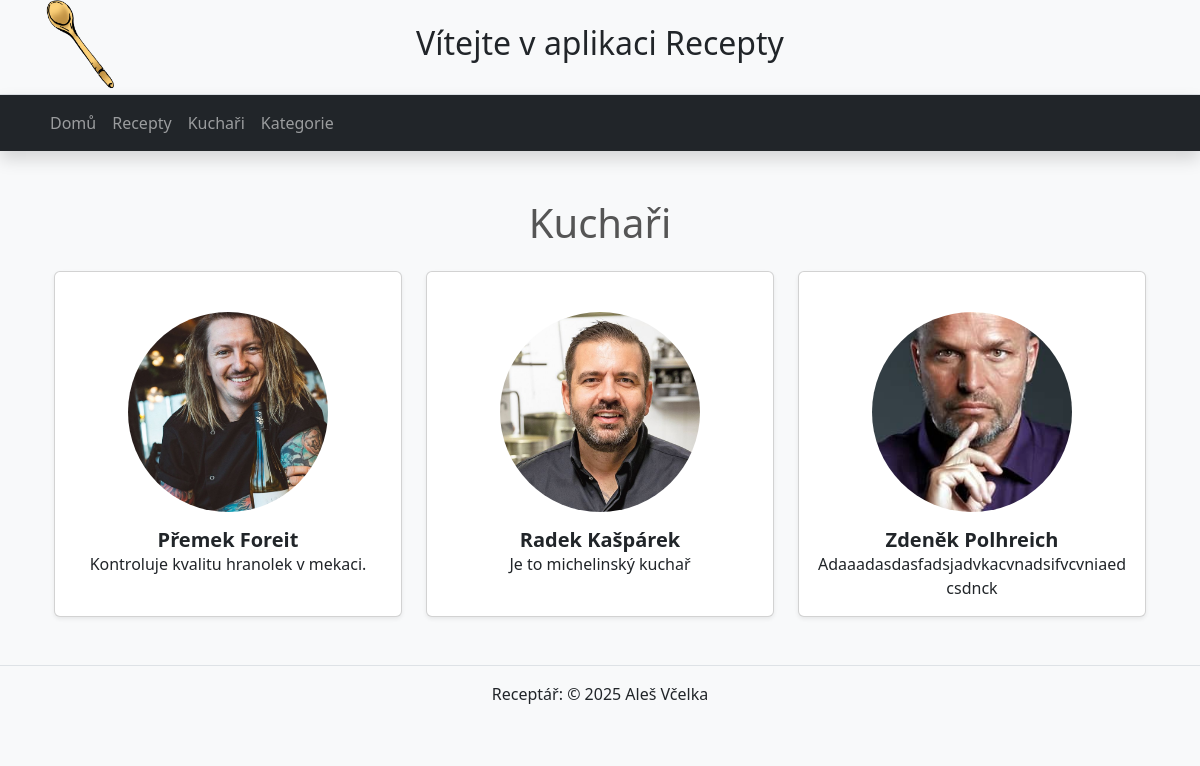
Screenshot of /kuchari/ with the database file from the repository.
### library/models.py (models this page shows, shortened)
class Kuchar(models.Model):
    jmeno = models.CharField(max_length=80, verbose_name='Jméno kuchaře', help_text='Zadejte jméno kuchaře')
    prijmeni = models.CharField(max_length=50, verbose_name='Příjmení kuchaře', help_text='Zadejte příjmení kuchaře')
    biografie = models.TextField(blank=True, verbose_name='Životopis')
    fotografie = models.ImageField(upload_to='kuchari/', verbose_name='Fotografie', blank=True, null=True)
    class Meta:
        ordering = ['prijmeni', 'jmeno']
        verbose_name = 'Kuchař'
        verbose_name_plural = 'Kuchaři'

### library/views.py (the view)
# urls.py: path('kuchari/', views.kuchari_list, name='kuchari_list'),
def kuchari_list(request):
    kuchari = Kuchar.objects.all()
    return render(request, 'library/kuchari_list.html', {'kuchari': kuchari})

### library/templates/library/kuchari_list.html (shortened to what this page needs)
{% extends 'base.html' %}
{% load static %}
{% block content %}
<div class="container mt-5">
<h1 class="text-center mb-4" style="color: #555555;">Kuchaři</h1>
    <div class="row gy-4">
        {% for kuchar in kuchari %}
        <div class="col-md-6 col-lg-4">
            <a href="{% url 'kuchar_detail' kuchar.pk %}" class="text-decoration-none text-dark">
                <div class="card h-100 shadow-sm text-center">
                    {% if kuchar.fotografie %}
                    <img src="{{ kuchar.fotografie.url }}" alt="{{ kuchar.jmeno }} {{ kuchar.prijmeni }}"
                         class="card-img-top mx-auto d-block"
                         style="height: 200px; width: 200px; object-fit: cover; border-radius: 50%; margin-top: 40px;">
                    {% else %}
                    <img src="{% static 'img/default.png' %}" alt="Default"
                         class="card-img-top mx-auto d-block"
                         style="height: 200px; width: 200px; object-fit: cover; border-radius: 50%; margin-top: 40px;">
                    {% endif %}
                    <div class="card-body d-flex flex-column">
                        <h5 class="card-title">{{ kuchar.jmeno }} {{ kuchar.prijmeni }}</h5>
                        <p class="card-text">{{ kuchar.biografie|truncatewords:20 }}</p>
                    </div>
                </div>
            </a>
        </div>
        {% endfor %}
    </div>
</div>
{% endblock %}

### library/static/css/styles.css (style rules this page uses)
body { background-color: #f8f9fa; font-family: 'Segoe UI', sans-serif; }
.card-img-top { height: 220px; object-fit: cover; }
.card-title { font-weight: bold; margin-bottom: 0.5rem; }
.card { height: 100%; display: flex; flex-direction: column; transition: transform 0.2s ease, box-shadow 0.2s ease !important; overflow: hidden; }
.card-body { flex-grow: 1; display: flex; flex-direction: column; }
.card-title { margin-bottom: auto; }
.card-text { flex-grow: 1; }
.card-title { margin-bottom: auto; font-weight: bold; }

### rows the page displays
Kuchar: fotografie (picture), jmeno "Přemek", prijmeni "Foreit", biografie "Kontroluje kvalitu hranolek v mekaci."
Kuchar: fotografie (picture), jmeno "Radek", prijmeni "Kašpárek", biografie "Je to michelinský kuchař"
Kuchar: fotografie (picture), jmeno "Zdeněk", prijmeni "Polhreich", biografie "Adaaadasdasfadsjadvkacvnadsifvcvniaedcsdnck"
